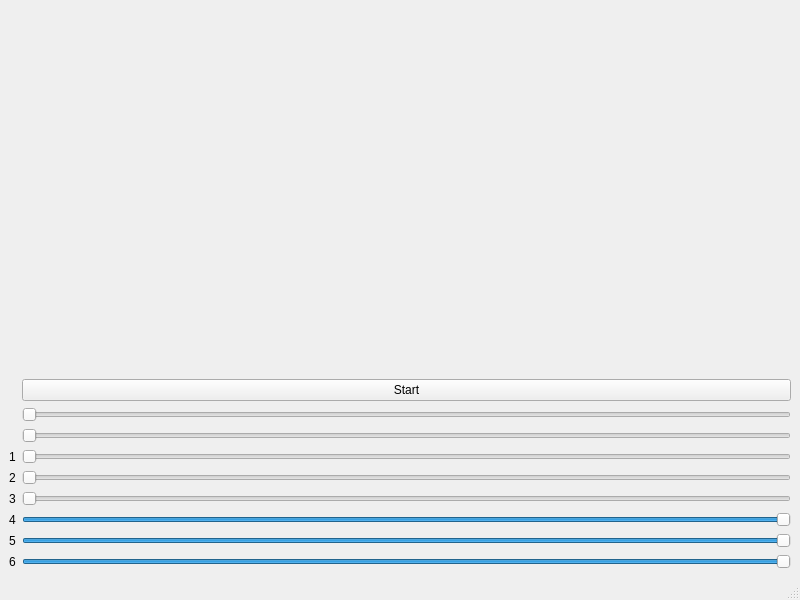
<?xml version="1.0" encoding="UTF-8"?>
<ui version="4.0">
 <class>MainWindow</class>
 <widget class="QMainWindow" name="MainWindow">
  <property name="geometry">
   <rect>
    <x>0</x>
    <y>0</y>
    <width>800</width>
    <height>600</height>
   </rect>
  </property>
  <property name="windowTitle">
   <string>MainWindow</string>
  </property>
  <widget class="QWidget" name="centralwidget">
   <layout class="QGridLayout" name="gridLayout">
    <item row="2" column="1">
     <widget class="QSlider" name="Slider">
      <property name="maximum">
       <number>255</number>
      </property>
      <property name="singleStep">
       <number>1</number>
      </property>
      <property name="pageStep">
       <number>1</number>
      </property>
      <property name="sliderPosition">
       <number>0</number>
      </property>
      <property name="orientation">
       <enum>Qt::Horizontal</enum>
      </property>
     </widget>
    </item>
    <item row="8" column="1">
     <widget class="QSlider" name="SL5">
      <property name="maximum">
       <number>255</number>
      </property>
      <property name="value">
       <number>255</number>
      </property>
      <property name="orientation">
       <enum>Qt::Horizontal</enum>
      </property>
     </widget>
    </item>
    <item row="3" column="1">
     <widget class="QSlider" name="horizontalSlider">
      <property name="minimum">
       <number>1</number>
      </property>
      <property name="maximum">
       <number>100</number>
      </property>
      <property name="orientation">
       <enum>Qt::Horizontal</enum>
      </property>
     </widget>
    </item>
    <item row="7" column="1">
     <widget class="QSlider" name="SL4">
      <property name="maximum">
       <number>179</number>
      </property>
      <property name="value">
       <number>179</number>
      </property>
      <property name="sliderPosition">
       <number>179</number>
      </property>
      <property name="orientation">
       <enum>Qt::Horizontal</enum>
      </property>
     </widget>
    </item>
    <item row="1" column="1">
     <widget class="QPushButton" name="pushButton">
      <property name="text">
       <string>Start</string>
      </property>
     </widget>
    </item>
    <item row="9" column="1">
     <widget class="QSlider" name="SL6">
      <property name="maximum">
       <number>255</number>
      </property>
      <property name="value">
       <number>255</number>
      </property>
      <property name="orientation">
       <enum>Qt::Horizontal</enum>
      </property>
     </widget>
    </item>
    <item row="5" column="1">
     <widget class="QSlider" name="SL2">
      <property name="maximum">
       <number>255</number>
      </property>
      <property name="orientation">
       <enum>Qt::Horizontal</enum>
      </property>
     </widget>
    </item>
    <item row="6" column="1">
     <widget class="QSlider" name="SL3">
      <property name="maximum">
       <number>255</number>
      </property>
      <property name="orientation">
       <enum>Qt::Horizontal</enum>
      </property>
     </widget>
    </item>
    <item row="4" column="1">
     <widget class="QSlider" name="SL1">
      <property name="maximum">
       <number>179</number>
      </property>
      <property name="orientation">
       <enum>Qt::Horizontal</enum>
      </property>
     </widget>
    </item>
    <item row="0" column="1">
     <widget class="CamViewer" name="camViewer" native="true">
      <property name="minimumSize">
       <size>
        <width>320</width>
        <height>240</height>
       </size>
      </property>
      <property name="focusPolicy">
       <enum>Qt::NoFocus</enum>
      </property>
     </widget>
    </item>
    <item row="9" column="0">
     <widget class="QLabel" name="label">
      <property name="text">
       <string>6</string>
      </property>
     </widget>
    </item>
    <item row="8" column="0">
     <widget class="QLabel" name="label_2">
      <property name="text">
       <string>5</string>
      </property>
     </widget>
    </item>
    <item row="7" column="0">
     <widget class="QLabel" name="label_3">
      <property name="text">
       <string>4</string>
      </property>
     </widget>
    </item>
    <item row="6" column="0">
     <widget class="QLabel" name="label_4">
      <property name="text">
       <string>3</string>
      </property>
     </widget>
    </item>
    <item row="5" column="0">
     <widget class="QLabel" name="label_5">
      <property name="text">
       <string>2</string>
      </property>
     </widget>
    </item>
    <item row="4" column="0">
     <widget class="QLabel" name="label_6">
      <property name="text">
       <string>1</string>
      </property>
     </widget>
    </item>
   </layout>
  </widget>
  <widget class="QMenuBar" name="menubar">
   <property name="geometry">
    <rect>
     <x>0</x>
     <y>0</y>
     <width>800</width>
     <height>24</height>
    </rect>
   </property>
  </widget>
  <widget class="QStatusBar" name="statusbar"/>
 </widget>
 <customwidgets>
  <customwidget>
   <class>CamViewer</class>
   <extends>QWidget</extends>
   <header>camviewer.h</header>
  </customwidget>
 </customwidgets>
 <resources/>
 <connections>
  <connection>
   <sender>Slider</sender>
   <signal>valueChanged(int)</signal>
   <receiver>MainWindow</receiver>
   <slot>slider(int)</slot>
   <hints>
    <hint type="sourcelabel">
     <x>367</x>
     <y>315</y>
    </hint>
    <hint type="destinationlabel">
     <x>392</x>
     <y>566</y>
    </hint>
   </hints>
  </connection>
  <connection>
   <sender>horizontalSlider</sender>
   <signal>valueChanged(int)</signal>
   <receiver>MainWindow</receiver>
   <slot>scale(int)</slot>
   <hints>
    <hint type="sourcelabel">
     <x>246</x>
     <y>348</y>
    </hint>
    <hint type="destinationlabel">
     <x>258</x>
     <y>572</y>
    </hint>
   </hints>
  </connection>
  <connection>
   <sender>SL1</sender>
   <signal>valueChanged(int)</signal>
   <receiver>MainWindow</receiver>
   <slot>slide1(int)</slot>
   <hints>
    <hint type="sourcelabel">
     <x>202</x>
     <y>381</y>
    </hint>
    <hint type="destinationlabel">
     <x>216</x>
     <y>565</y>
    </hint>
   </hints>
  </connection>
  <connection>
   <sender>SL2</sender>
   <signal>valueChanged(int)</signal>
   <receiver>MainWindow</receiver>
   <slot>slide2(int)</slot>
   <hints>
    <hint type="sourcelabel">
     <x>333</x>
     <y>412</y>
    </hint>
    <hint type="destinationlabel">
     <x>350</x>
     <y>563</y>
    </hint>
   </hints>
  </connection>
  <connection>
   <sender>SL3</sender>
   <signal>valueChanged(int)</signal>
   <receiver>MainWindow</receiver>
   <slot>slide3(int)</slot>
   <hints>
    <hint type="sourcelabel">
     <x>432</x>
     <y>440</y>
    </hint>
    <hint type="destinationlabel">
     <x>482</x>
     <y>566</y>
    </hint>
   </hints>
  </connection>
  <connection>
   <sender>SL4</sender>
   <signal>valueChanged(int)</signal>
   <receiver>MainWindow</receiver>
   <slot>slide4(int)</slot>
   <hints>
    <hint type="sourcelabel">
     <x>562</x>
     <y>482</y>
    </hint>
    <hint type="destinationlabel">
     <x>584</x>
     <y>566</y>
    </hint>
   </hints>
  </connection>
  <connection>
   <sender>SL5</sender>
   <signal>valueChanged(int)</signal>
   <receiver>MainWindow</receiver>
   <slot>slide5(int)</slot>
   <hints>
    <hint type="sourcelabel">
     <x>662</x>
     <y>521</y>
    </hint>
    <hint type="destinationlabel">
     <x>682</x>
     <y>569</y>
    </hint>
   </hints>
  </connection>
  <connection>
   <sender>SL6</sender>
   <signal>valueChanged(int)</signal>
   <receiver>MainWindow</receiver>
   <slot>slide6(int)</slot>
   <hints>
    <hint type="sourcelabel">
     <x>103</x>
     <y>552</y>
    </hint>
    <hint type="destinationlabel">
     <x>113</x>
     <y>566</y>
    </hint>
   </hints>
  </connection>
 </connections>
 <slots>
  <slot>slider(int)</slot>
  <slot>scale(int)</slot>
  <slot>slide1(int)</slot>
  <slot>slide2(int)</slot>
  <slot>slide3(int)</slot>
  <slot>slide4(int)</slot>
  <slot>slide5(int)</slot>
  <slot>slide6(int)</slot>
 </slots>
</ui>
